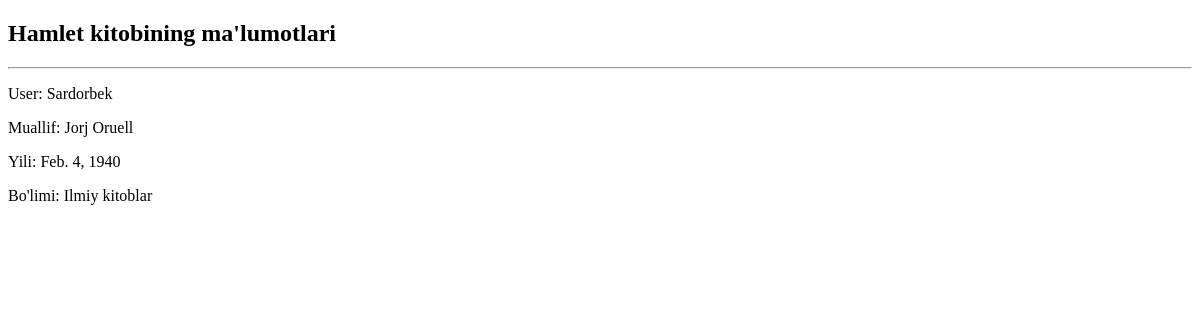
Before: /kitoblar/2/ with the older database file.
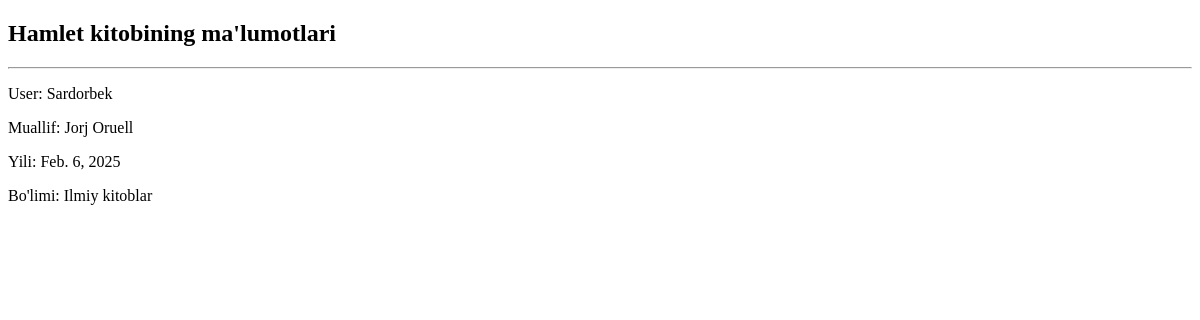
After: the same page with the newer database file.
### mainApp/models.py (models this page shows, shortened)
class Kitob(models.Model):
    nom = models.CharField(max_length=300)
    user = models.CharField(max_length=250)
    muallif = models.ForeignKey(Muallif, on_delete=SET_NULL, null=True)
    yil = models.DateField(blank=True, null=True)
    bolim = models.ForeignKey(Bolim, on_delete=SET_NULL, null=True)
    file = models.FileField(blank=True, null=True)
    class Meta:
        verbose_name_plural = "Kitoblar"

class Muallif(models.Model):
    ism = models.CharField(max_length=250)
    tirik = models.BooleanField(default=False)
    mamlakat = models.CharField(max_length=300, blank=True, null=True)
    t_sana = models.DateField(blank=True, null=True)
    kitob_soni = models.PositiveIntegerField(blank=True, null=True)
    def __str__(self):
        return self.ism
    class Meta:
        verbose_name_plural = "Mualliflar"

class Bolim(models.Model):
    nom = models.CharField(max_length=250)
    haqida = models.TextField(blank=True, null=True)
    def __str__(self):
        return self.nom
    class Meta:
        verbose_name_plural = "Bo'limlar"

### mainApp/views.py (the view)
# urls.py: path('kitoblar/<int:pk>/', kitob_details_view),
def kitob_details_view(request, pk):
    kitob = get_object_or_404(Kitob, id=pk)
    context = {
        "kitob" : kitob
    }
    return render(request, 'kitob_details.html', context=context)

### templates/kitob_details.html (shortened to what this page needs)
<!DOCTYPE html>
<html lang="en">
<head>
</head>
<body>
<h2>{{ kitob.nom }} kitobining ma'lumotlari</h2>
<hr>
<p>User: {{ kitob.user }}</p>
<p>Muallif: {{ kitob.muallif }}</p>
<p>Yili: {{ kitob.yil }}</p>
<p>Bo'limi: {{ kitob.bolim }}</p>
</body>
</html>

Changed rows visible on the page:
changed Kitob "Hamlet": yil "Feb. 4, 1940" → "Feb. 6, 2025"
